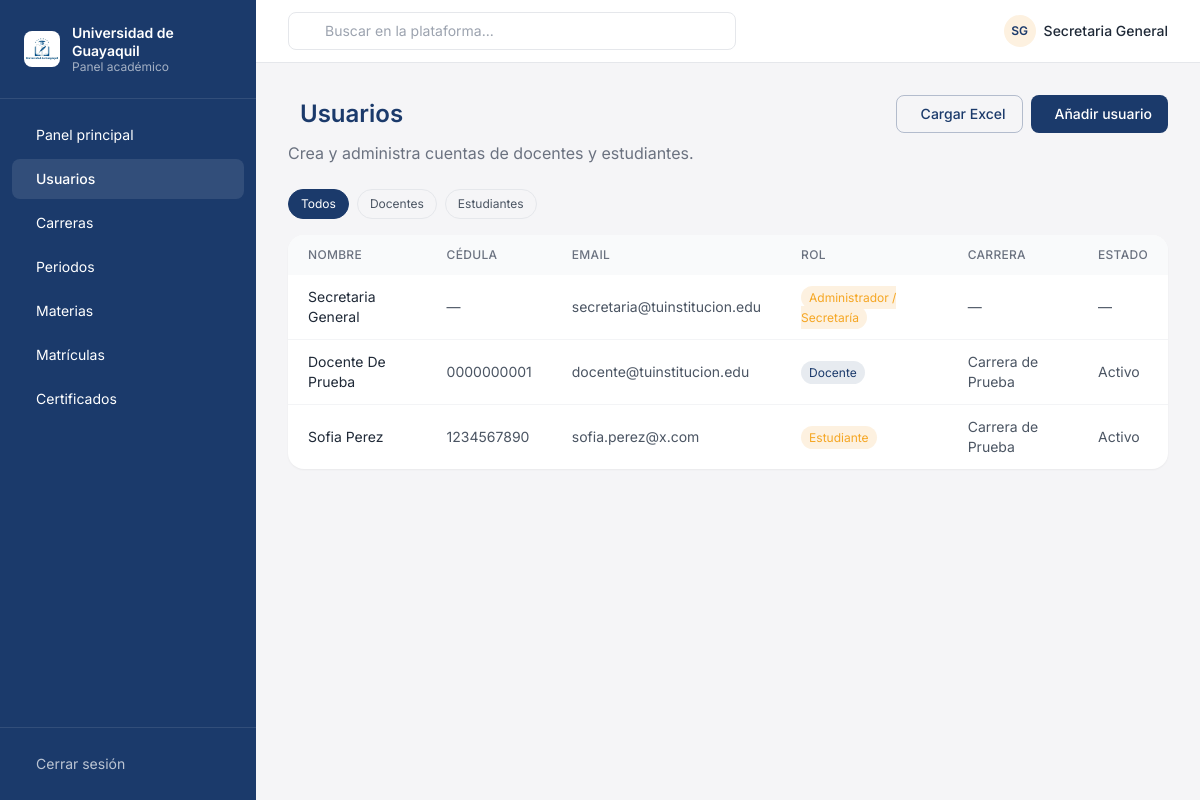
/secretaria/usuarios/ (signed in), run on the app's committed database.
### plataforma/models.py (models this page shows, shortened)
class PerfilUsuario(models.Model):
    ROLES = [
        ('admin', 'Administrador / Secretaría'),
        ('docente', 'Docente'),
        ('estudiante', 'Estudiante'),
    ]
    user = models.OneToOneField(User, on_delete=models.CASCADE, related_name='perfil_usuario')
    rol = models.CharField(max_length=20, choices=ROLES)
    class Meta:
        verbose_name_plural = "Perfiles de Usuario"

class PerfilDocente(models.Model):
    user = models.OneToOneField(User, on_delete=models.CASCADE, related_name='perfil_docente')
    carrera = models.ForeignKey(Carrera, on_delete=models.CASCADE, related_name='docentes')
    cedula = models.CharField(max_length=20, unique=True)
    titulo_academico = models.CharField(max_length=100, blank=True)
    fecha_ingreso = models.DateField(auto_now_add=True)
    activo = models.BooleanField(default=True)
    class Meta:
        verbose_name_plural = "Perfiles de Docente"

class Carrera(models.Model):
    nombre = models.CharField(max_length=100)
    codigo = models.CharField(max_length=20, unique=True)
    descripcion = models.TextField(blank=True)
    creditos_totales = models.IntegerField(default=120)
    def __str__(self):
        return self.nombre
    class Meta:
        verbose_name_plural = "Carreras"

class PerfilEstudiante(models.Model):
    user = models.OneToOneField(User, on_delete=models.CASCADE, related_name='perfil_estudiante')
    carrera = models.ForeignKey(Carrera, on_delete=models.CASCADE)
    cedula = models.CharField(max_length=20, unique=True)
    numero_matricula = models.CharField(max_length=20, unique=True)
    fecha_ingreso = models.DateField(auto_now_add=True)
    activo = models.BooleanField(default=True)
    class Meta:
        verbose_name_plural = "Perfiles de Estudiante"

### plataforma/views.py (the view)
        def wrapper(request, *args, **kwargs):
            if not request.user.is_authenticated:
                return redirect('login')
            try:
                perfil = PerfilUsuario.objects.get(user=request.user)
                if perfil.rol not in roles_permitidos:
                    messages.error(request, "❌ No tienes permisos para acceder a esta sección")
                    return redirect('index')
            except PerfilUsuario.DoesNotExist:
                messages.error(request, "❌ Tu perfil no está configurado")
                return redirect('index')
            return view_func(request, *args, **kwargs)

### plataforma/views.py (called while the page is built)
def rol_requerido(*roles_permitidos):
    def decorator(view_func):
        def wrapper(request, *args, **kwargs):
            if not request.user.is_authenticated:
                return redirect('login')
            try:
                perfil = PerfilUsuario.objects.get(user=request.user)
                if perfil.rol not in roles_permitidos:
                    messages.error(request, "❌ No tienes permisos para acceder a esta sección")
                    return redirect('index')
            except PerfilUsuario.DoesNotExist:
                messages.error(request, "❌ Tu perfil no está configurado")
                return redirect('index')
            return view_func(request, *args, **kwargs)
        return wrapper
    return decorator

### plataforma/templates/plataforma/secretaria_usuarios.html (shortened to what this page needs)
{% extends "plataforma/base.html" %}
{% load static %}
{% block sidebar_links %}
<a href="{% url 'panel_secretaria' %}" class="flex items-center gap-3 px-3 py-2.5 rounded-lg hover:bg-white/10 transition-colors">
   Panel principal
</a>
<a href="{% url 'secretaria_usuarios' %}" class="flex items-center gap-3 px-3 py-2.5 rounded-lg bg-white/10 font-medium">
   Usuarios
</a>
<a href="{% url 'secretaria_carreras' %}" class="flex items-center gap-3 px-3 py-2.5 rounded-lg hover:bg-white/10 transition-colors">
   Carreras
</a>
<a href="{% url 'secretaria_periodos' %}" class="flex items-center gap-3 px-3 py-2.5 rounded-lg hover:bg-white/10 transition-colors">
   Periodos
</a>
<a href="{% url 'secretaria_materias' %}" class="flex items-center gap-3 px-3 py-2.5 rounded-lg hover:bg-white/10 transition-colors">
   Materias
</a>
<a href="{% url 'secretaria_matriculas' %}" class="flex items-center gap-3 px-3 py-2.5 rounded-lg hover:bg-white/10 transition-colors">
   Matrículas
</a>
<a href="{% url 'secretaria_certificados' %}" class="flex items-center gap-3 px-3 py-2.5 rounded-lg hover:bg-white/10 transition-colors">
   Certificados
</a>
{% endblock %}
{% block content %}
<div class="max-w-6xl mx-auto">
    <div class="flex items-center justify-between mb-2">
        <div class="flex items-center gap-3">
            <h1 class="text-2xl font-semibold text-navy">Usuarios</h1>
        </div>
        <div class="flex gap-2">
            <button onclick="document.getElementById('modal-carga-masiva').classList.remove('hidden')"
                    class="flex items-center gap-2 border border-navy/30 text-navy text-sm font-medium px-4 py-2 rounded-lg hover:bg-navy/5 transition">
                 Cargar Excel
            </button>
            <button onclick="document.getElementById('modal-nuevo-usuario').classList.remove('hidden')"
                    class="flex items-center gap-2 bg-navy hover:bg-navy/90 text-white text-sm font-medium px-4 py-2 rounded-lg transition">
                 Añadir usuario
            </button>
        </div>
    </div>
    <p class="text-gray-500 mb-6">Crea y administra cuentas de docentes y estudiantes.</p>
    <div class="flex gap-2 mb-4 text-xs">
        <a href="?rol=" class="px-3 py-1.5 rounded-full border {% if not rol_filtro %}bg-navy text-white border-navy{% else %}border-gray-200 text-gray-600{% endif %}">Todos</a>
        <a href="?rol=docente" class="px-3 py-1.5 rounded-full border {% if rol_filtro == 'docente' %}bg-navy text-white border-navy{% else %}border-gray-200 text-gray-600{% endif %}">Docentes</a>
        <a href="?rol=estudiante" class="px-3 py-1.5 rounded-full border {% if rol_filtro == 'estudiante' %}bg-navy text-white border-navy{% else %}border-gray-200 text-gray-600{% endif %}">Estudiantes</a>
    </div>
    <div class="bg-white rounded-card shadow-sm overflow-hidden">
        <div class="overflow-x-auto">
            <table class="w-full text-sm" id="tabla-usuarios">
                <thead class="bg-gray-50 text-gray-500 text-xs uppercase tracking-wide">
                    <tr>
                        <th class="text-left px-5 py-3 font-medium">Nombre</th>
                        <th class="text-left px-5 py-3 font-medium">Cédula</th>
                        <th class="text-left px-5 py-3 font-medium">Email</th>
                        <th class="text-left px-5 py-3 font-medium">Rol</th>
                        <th class="text-left px-5 py-3 font-medium">Carrera</th>
                        <th class="text-left px-5 py-3 font-medium">Estado</th>
                    </tr>
                </thead>
                <tbody class="divide-y divide-gray-100">
                    {% for item in usuarios %}
                    <tr class="hover:bg-gray-50">
                        <td class="px-5 py-3 text-gray-800">{{ item.perfil.user.get_full_name }}</td>
                        <td class="px-5 py-3 text-gray-600">{{ item.detalle.cedula|default:"—" }}</td>
                        <td class="px-5 py-3 text-gray-600">{{ item.perfil.user.email }}</td>
                        <td class="px-5 py-3">
                            <span class="text-xs px-2 py-1 rounded-full {% if item.perfil.rol == 'docente' %}bg-navy/10 text-navy{% else %}bg-gold-light text-gold{% endif %}">
                                {{ item.perfil.get_rol_display }}
                            </span>
                        </td>
                        <td class="px-5 py-3 text-gray-600">{{ item.detalle.carrera|default:"—" }}</td>
                        <td class="px-5 py-3 text-gray-600">
                            {% if item.detalle %}{% if item.detalle.activo %}Activo{% else %}Inactivo{% endif %}{% else %}—{% endif %}
                        </td>
                    </tr>
                    {% empty %}
                    <tr><td colspan="6" class="text-center px-5 py-8 text-gray-400">No hay usuarios registrados</td></tr>
                    {% endfor %}
                </tbody>
            </table>
        </div>
    </div>
</div>
{% endblock %}

### plataforma/templates/plataforma/base.html (shortened to what this page needs)
{% load static %}
<!DOCTYPE html>
<html lang="es">
<head>
<script src="https://cdn.tailwindcss.com"></script>
<link rel="stylesheet" href="https://cdn.jsdelivr.net/npm/@tabler/icons-webfont@latest/dist/tabler-icons.min.css">
</head>
<body class="min-h-screen text-gray-800">
<div class="flex min-h-screen">
  <aside class="hidden md:flex md:flex-col w-64 bg-navy text-white shrink-0">
    <div class="flex items-center gap-3 px-6 py-6 border-b border-white/10">
      <img src="{% static 'images/logo.jpeg' %}" alt="Logo Universidad de Guayaquil" class="w-9 h-9 rounded-lg object-cover">
      <div>
        <p class="text-sm font-semibold leading-tight">Universidad de Guayaquil</p>
        <p class="text-xs text-white/60 leading-tight">Panel {{ user_role|default:"académico" }}</p>
      </div>
    </div>
    <nav class="flex-1 px-3 py-4 space-y-1 text-sm">
      {% block sidebar_links %}{% endblock %}
    </nav>
    <div class="px-3 py-4 border-t border-white/10 space-y-1 text-sm">
      <a href="{% url 'logout' %}" class="flex items-center gap-3 px-3 py-2.5 rounded-lg hover:bg-white/10 transition-colors text-white/70">
         Cerrar sesión
      </a>
    </div>
  </aside>
  <div class="flex-1 flex flex-col min-w-0">
    <header class="flex items-center justify-between bg-white border-b border-gray-200 px-4 md:px-8 py-3 sticky top-0 z-10">
      <div class="flex-1 max-w-md hidden sm:block">
        <div class="relative">
          <input type="text" placeholder="Buscar en la plataforma..."
                 class="w-full pl-9 pr-3 py-2 text-sm border border-gray-200 rounded-lg focus:outline-none focus:ring-2 focus:ring-navy-light/30">
        </div>
      </div>
      <div class="flex items-center gap-4">
        <div class="flex items-center gap-2">
          <div class="w-8 h-8 rounded-full bg-gold-light flex items-center justify-center text-navy text-xs font-semibold">
            {{ request.user.first_name|slice:":1"|upper }}{{ request.user.last_name|slice:":1"|upper }}
          </div>
          <span class="hidden sm:block text-sm font-medium">{{ request.user.get_full_name|default:request.user.username }}</span>
        </div>
      </div>
    </header>
    <main class="flex-1 p-4 md:p-8">
      {% block content %}{% endblock %}
    </main>
  </div>
</div>
</body>
</html>

### plataforma/templates/plataforma/base.html (style rules this page uses)
body { font-family: 'Inter', sans-serif; background-color: #F5F5F7; }

### data on the page
PerfilUsuario: perfil.user.get_full_name "Secretaria General", detalle.cedula "—", perfil.user.email "secretaria@tuinstitucion.edu", perfil.rol "Administrador / Secretaría", detalle.carrera "—"
PerfilUsuario: perfil.user.get_full_name "Docente De Prueba", detalle.cedula "0000000001", perfil.user.email "docente@tuinstitucion.edu", perfil.rol "Docente", detalle.carrera "Carrera de Prueba", shows "Activo"
PerfilUsuario: perfil.user.get_full_name "Sofia Perez", detalle.cedula "1234567890", perfil.user.email "sofia.perez@x.com", perfil.rol "Estudiante", detalle.carrera "Carrera de Prueba", shows "Activo"

### other printed values
{{ user_role|default:"académico" }} "académico"
{{ request.user.first_name|slice:":1"|upper }} "S"
{{ request.user.last_name|slice:":1"|upper }} "G"
{{ request.user.get_full_name|default:request.user.username }} "Secretaria General"
